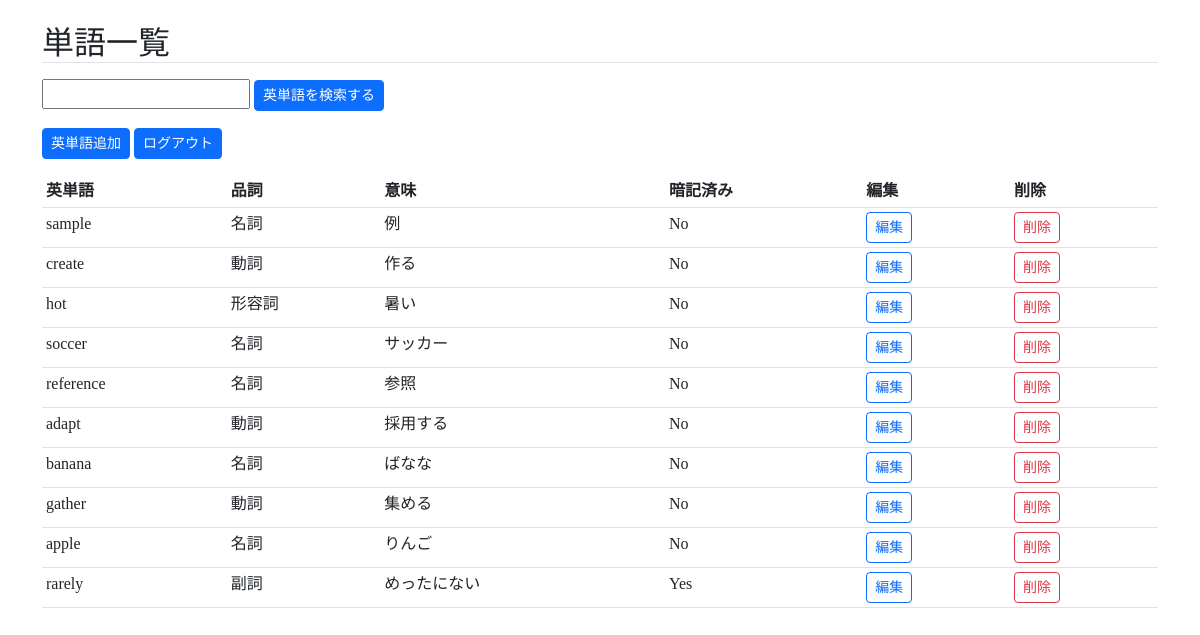
/top/ (signed in), run on an earlier commit of the app's database.
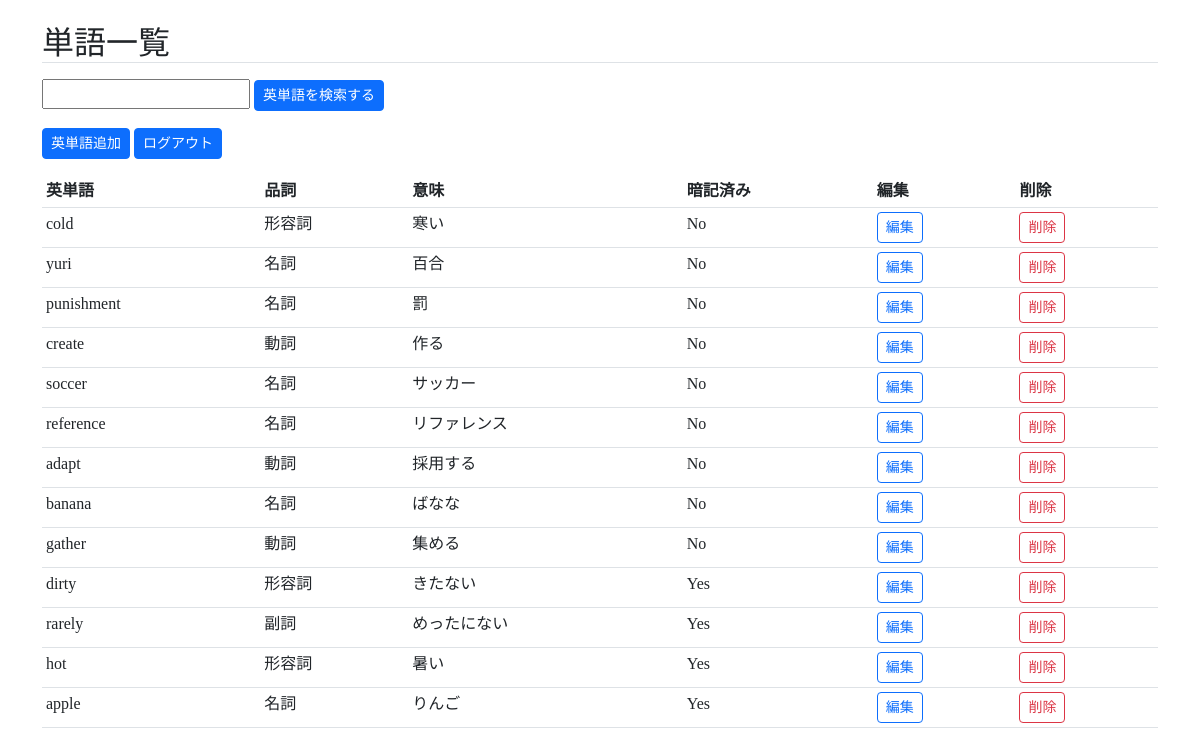
And on a later commit of the database.
### wordsapp/models.py (models this page shows, shortened)
class Post(models.Model):
    user = models.ForeignKey(
        CustomUser,
        verbose_name= 'ユーザー',
        on_delete=models.CASCADE
    )
    category = models.ForeignKey(
        Category,
        verbose_name= 'カテゴリ',
        on_delete= models.PROTECT
    )
    question = models.CharField(
        verbose_name= '英単語',
        max_length= 20
    )
    answer = models.CharField(
        verbose_name= '意味',
        max_length= 40
    )
    posted_at = models.DateTimeField(
        verbose_name= '登録日時',
        auto_now_add=True
    )
    memory = models.BooleanField(
        verbose_name= '暗記済み',
        default= False
    )

class Category(models.Model):
    title = models.CharField(
        verbose_name='品詞',
        max_length=20)
    def __str__(self):
        return self.title

### wordsapp/views.py (the view)
# urls.py: path('top/',views.TopView.as_view(), name = 'top'),
@method_decorator(login_required, name='dispatch')
class TopView(ListView):
    template_name = 'top.html'
    model = Post
    def get_queryset(self):
        q_word = self.request.GET.get('query')
        if q_word:
            object_list = Post.objects.filter(Q(user = self.request.user) , Q(question__icontains=q_word))
        else:
            object_list = Post.objects.filter(user = self.request.user).order_by('memory','-posted_at')
        return object_list

### wordsapp/templates/top.html (shortened to what this page needs)
{% extends 'base.html' %}
{% block content %}
<h2 class="mt-4 border-bottom">単語一覧</h2>
<p>
<form action="" method="get">
    <input name="query" value="{{ request.GET.query }}" type="text">
    <button type="submit" class="btn btn-primary btn-sm">英単語を検索する</button>
</form>
</p>
<p>
<button type="button" class="btn btn-primary btn-sm" onclick="location.href='{%url 'wordsapp:post'%}'">英単語追加</button>
<button type="button" class="btn btn-primary btn-sm" onclick="location.href='{%url 'accounts:logout'%}'">ログアウト</button>
</p>
  <table class="table table-sm">
    <thead>
    <tr>
        <th scope="col">英単語</th>
        <th scope="col">品詞</th>
        <th scope="col">意味</th>
        <th scope="col">暗記済み</th>
        <th scope="col">編集</th>
        <th scope="col">削除</th>
    </tr>
    </thead>
    {% for data in object_list %}
        <tr>
            <td>{{ data.question }}</td>
            <td>{{ data.category }}</td>
            <td>{{ data.answer }}</td>
            {% if data.memory %}
            <td>{{ 'Yes' }}</td>
            {% elif data.memory == False %}
            <td>{{ 'No' }}</td>
            {% endif %}
            <td><a href="{% url 'wordsapp:update' data.pk %}" class="btn btn-outline-primary btn-sm">編集</a></td>
            <td><a href="{% url 'wordsapp:delete' data.pk %}" class="btn btn-outline-danger btn-sm">削除</a></td>
        </tr>
    {% endfor %}
</table>
{% endblock content %}

What changed in the data, as far as the page shows it:
removed Post: question "sample", category "名詞", answer "例", value "No"
added Post: question "cold", category "形容詞", answer "寒い", value "No"
added Post: question "yuri", category "名詞", answer "百合", value "No"
added Post: question "punishment", category "名詞", answer "罰", value "No"
changed Post "reference": answer "参照" → "リファレンス"
added Post: question "dirty", category "形容詞", answer "きたない", value "Yes"
shown differently, row unchanged: Post "rarely": moves up the list
changed Post "hot": memory False → True (drawn); value "No" → "Yes"; moves down the list
changed Post "apple": memory False → True (drawn); value "No" → "Yes"
